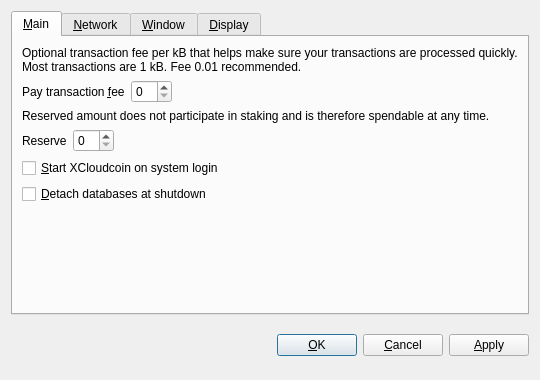
<?xml version="1.0" encoding="UTF-8"?>
<ui version="4.0">
 <class>OptionsDialog</class>
 <widget class="QDialog" name="OptionsDialog">
  <property name="geometry">
   <rect>
    <x>0</x>
    <y>0</y>
    <width>540</width>
    <height>380</height>
   </rect>
  </property>
  <property name="windowTitle">
   <string>Options</string>
  </property>
  <property name="modal">
   <bool>true</bool>
  </property>
  <layout class="QVBoxLayout" name="verticalLayout">
   <item>
    <widget class="QTabWidget" name="tabWidget">
     <property name="tabPosition">
      <enum>QTabWidget::North</enum>
     </property>
     <property name="currentIndex">
      <number>0</number>
     </property>
     <widget class="QWidget" name="tabMain">
      <attribute name="title">
       <string>&amp;Main</string>
      </attribute>
      <layout class="QVBoxLayout" name="verticalLayout_Main">
       <item>
        <widget class="QLabel" name="transactionFeeInfoLabel">
         <property name="text">
          <string>Optional transaction fee per kB that helps make sure your transactions are processed quickly. Most transactions are 1 kB. Fee 0.01 recommended.</string>
         </property>
         <property name="textFormat">
          <enum>Qt::PlainText</enum>
         </property>
         <property name="wordWrap">
          <bool>true</bool>
         </property>
        </widget>
       </item>
       <item>
        <layout class="QHBoxLayout" name="horizontalLayoutFee">
         <item>
          <widget class="QLabel" name="transactionFeeLabel">
           <property name="text">
            <string>Pay transaction &amp;fee</string>
           </property>
           <property name="textFormat">
            <enum>Qt::PlainText</enum>
           </property>
           <property name="buddy">
            <cstring>transactionFee</cstring>
           </property>
          </widget>
         </item>
         <item>
          <widget class="BitcoinAmountField" name="transactionFee"/>
         </item>
         <item>
          <spacer name="horizontalSpacerFee">
           <property name="orientation">
            <enum>Qt::Horizontal</enum>
           </property>
           <property name="sizeHint" stdset="0">
            <size>
             <width>40</width>
             <height>20</height>
            </size>
           </property>
          </spacer>
         </item>
        </layout>
       </item>
       <item>
        <widget class="QLabel" name="reserveBalanceInfoLabel">
         <property name="text">
          <string>Reserved amount does not participate in staking and is therefore spendable at any time.</string>
         </property>
         <property name="textFormat">
          <enum>Qt::PlainText</enum>
         </property>
         <property name="wordWrap">
          <bool>true</bool>
         </property>
        </widget>
       </item>
       <item>
        <layout class="QHBoxLayout" name="horizontalLayoutReserveBalance">
         <item>
          <widget class="QLabel" name="reserveBalanceLabel">
           <property name="text">
            <string>Reserve</string>
           </property>
           <property name="textFormat">
            <enum>Qt::PlainText</enum>
           </property>
           <property name="buddy">
            <cstring>reserveBalance</cstring>
           </property>
          </widget>
         </item>
         <item>
          <widget class="BitcoinAmountField" name="reserveBalance"/>
         </item>
         <item>
          <spacer name="horizontalSpacerReserveBalance">
           <property name="orientation">
            <enum>Qt::Horizontal</enum>
           </property>
           <property name="sizeHint" stdset="0">
            <size>
             <width>40</width>
             <height>20</height>
            </size>
           </property>
          </spacer>
         </item>
        </layout>
       </item>
       <item>
        <widget class="QCheckBox" name="bitcoinAtStartup">
         <property name="toolTip">
          <string>Automatically start XCloudcoin after logging in to the system.</string>
         </property>
         <property name="text">
          <string>&amp;Start XCloudcoin on system login</string>
         </property>
        </widget>
       </item>
       <item>
        <widget class="QCheckBox" name="detachDatabases">
         <property name="toolTip">
          <string>Detach block and address databases at shutdown. This means they can be moved to another data directory, but it slows down shutdown. The wallet is always detached.</string>
         </property>
         <property name="text">
          <string>&amp;Detach databases at shutdown</string>
         </property>
        </widget>
       </item>
       <item>
        <spacer name="verticalSpacer_Main">
         <property name="orientation">
          <enum>Qt::Vertical</enum>
         </property>
         <property name="sizeHint" stdset="0">
          <size>
           <width>20</width>
           <height>40</height>
          </size>
         </property>
        </spacer>
       </item>
      </layout>
     </widget>
     <widget class="QWidget" name="tabNetwork">
      <attribute name="title">
       <string>&amp;Network</string>
      </attribute>
      <layout class="QVBoxLayout" name="verticalLayout_Network">
       <item>
        <widget class="QCheckBox" name="mapPortUpnp">
         <property name="toolTip">
          <string>Automatically open the XCloudcoin client port on the router. This only works when your router supports UPnP and it is enabled.</string>
         </property>
         <property name="text">
          <string>Map port using &amp;UPnP</string>
         </property>
        </widget>
       </item>
       <item>
        <widget class="QCheckBox" name="connectSocks">
         <property name="toolTip">
          <string>Connect to the XCloudcoin network through a SOCKS proxy (e.g. when connecting through Tor).</string>
         </property>
         <property name="text">
          <string>&amp;Connect through SOCKS proxy:</string>
         </property>
        </widget>
       </item>
       <item>
        <layout class="QHBoxLayout" name="horizontalLayout_Network">
         <item>
          <widget class="QLabel" name="proxyIpLabel">
           <property name="text">
            <string>Proxy &amp;IP:</string>
           </property>
           <property name="textFormat">
            <enum>Qt::PlainText</enum>
           </property>
           <property name="buddy">
            <cstring>proxyIp</cstring>
           </property>
          </widget>
         </item>
         <item>
          <widget class="QValidatedLineEdit" name="proxyIp">
           <property name="maximumSize">
            <size>
             <width>140</width>
             <height>16777215</height>
            </size>
           </property>
           <property name="toolTip">
            <string>IP address of the proxy (e.g. 127.0.0.1)</string>
           </property>
          </widget>
         </item>
         <item>
          <widget class="QLabel" name="proxyPortLabel">
           <property name="text">
            <string>&amp;Port:</string>
           </property>
           <property name="textFormat">
            <enum>Qt::PlainText</enum>
           </property>
           <property name="buddy">
            <cstring>proxyPort</cstring>
           </property>
          </widget>
         </item>
         <item>
          <widget class="QLineEdit" name="proxyPort">
           <property name="maximumSize">
            <size>
             <width>55</width>
             <height>16777215</height>
            </size>
           </property>
           <property name="toolTip">
            <string>Port of the proxy (e.g. 9050)</string>
           </property>
          </widget>
         </item>
         <item>
          <widget class="QLabel" name="socksVersionLabel">
           <property name="text">
            <string>SOCKS &amp;Version:</string>
           </property>
           <property name="textFormat">
            <enum>Qt::PlainText</enum>
           </property>
           <property name="buddy">
            <cstring>socksVersion</cstring>
           </property>
          </widget>
         </item>
         <item>
          <widget class="QValueComboBox" name="socksVersion">
           <property name="toolTip">
            <string>SOCKS version of the proxy (e.g. 5)</string>
           </property>
          </widget>
         </item>
         <item>
          <spacer name="horizontalSpacer_Network">
           <property name="orientation">
            <enum>Qt::Horizontal</enum>
           </property>
           <property name="sizeHint" stdset="0">
            <size>
             <width>40</width>
             <height>20</height>
            </size>
           </property>
          </spacer>
         </item>
        </layout>
       </item>
       <item>
        <spacer name="verticalSpacer_Network">
         <property name="orientation">
          <enum>Qt::Vertical</enum>
         </property>
         <property name="sizeHint" stdset="0">
          <size>
           <width>20</width>
           <height>40</height>
          </size>
         </property>
        </spacer>
       </item>
      </layout>
     </widget>
     <widget class="QWidget" name="tabWindow">
      <attribute name="title">
       <string>&amp;Window</string>
      </attribute>
      <layout class="QVBoxLayout" name="verticalLayout_Window">
       <item>
        <widget class="QCheckBox" name="minimizeToTray">
         <property name="toolTip">
          <string>Show only a tray icon after minimizing the window.</string>
         </property>
         <property name="text">
          <string>&amp;Minimize to the tray instead of the taskbar</string>
         </property>
        </widget>
       </item>
       <item>
        <widget class="QCheckBox" name="minimizeOnClose">
         <property name="toolTip">
          <string>Minimize instead of exit the application when the window is closed. When this option is enabled, the application will be closed only after selecting Quit in the menu.</string>
         </property>
         <property name="text">
          <string>M&amp;inimize on close</string>
         </property>
        </widget>
       </item>
       <item>
        <spacer name="verticalSpacer_Window">
         <property name="orientation">
          <enum>Qt::Vertical</enum>
         </property>
         <property name="sizeHint" stdset="0">
          <size>
           <width>20</width>
           <height>40</height>
          </size>
         </property>
        </spacer>
       </item>
      </layout>
     </widget>
     <widget class="QWidget" name="tabDisplay">
      <attribute name="title">
       <string>&amp;Display</string>
      </attribute>
      <layout class="QVBoxLayout" name="verticalLayout_Display">
       <item>
        <layout class="QHBoxLayout" name="horizontalLayout_1_Display">
         <item>
          <widget class="QLabel" name="langLabel">
           <property name="text">
            <string>User Interface &amp;language:</string>
           </property>
           <property name="textFormat">
            <enum>Qt::PlainText</enum>
           </property>
           <property name="buddy">
            <cstring>lang</cstring>
           </property>
          </widget>
         </item>
         <item>
          <widget class="QValueComboBox" name="lang">
           <property name="toolTip">
            <string>The user interface language can be set here. This setting will take effect after restarting XCloudcoin.</string>
           </property>
          </widget>
         </item>
        </layout>
       </item>
       <item>
        <layout class="QHBoxLayout" name="horizontalLayout_2_Display">
         <item>
          <widget class="QLabel" name="unitLabel">
           <property name="text">
            <string>&amp;Unit to show amounts in:</string>
           </property>
           <property name="textFormat">
            <enum>Qt::PlainText</enum>
           </property>
           <property name="buddy">
            <cstring>unit</cstring>
           </property>
          </widget>
         </item>
         <item>
          <widget class="QValueComboBox" name="unit">
           <property name="toolTip">
            <string>Choose the default subdivision unit to show in the interface and when sending coins.</string>
           </property>
          </widget>
         </item>
        </layout>
       </item>
       <item>
        <widget class="QCheckBox" name="displayAddresses">
         <property name="toolTip">
          <string>Whether to show XCloudcoin addresses in the transaction list or not.</string>
         </property>
         <property name="text">
          <string>&amp;Display addresses in transaction list</string>
         </property>
        </widget>
       </item>
       <item>
        <widget class="QCheckBox" name="coinControlFeatures">
         <property name="toolTip">
          <string>Whether to show coin control features or not.</string>
         </property>
         <property name="text">
          <string>Display coin &amp;control features (experts only!)</string>
         </property>
        </widget>
       </item>
       <item>
        <spacer name="verticalSpacer_Display">
         <property name="orientation">
          <enum>Qt::Vertical</enum>
         </property>
         <property name="sizeHint" stdset="0">
          <size>
           <width>20</width>
           <height>40</height>
          </size>
         </property>
        </spacer>
       </item>
      </layout>
     </widget>
    </widget>
   </item>
   <item>
    <layout class="QHBoxLayout" name="horizontalLayout_Buttons">
     <item>
      <spacer name="horizontalSpacer_1">
       <property name="orientation">
        <enum>Qt::Horizontal</enum>
       </property>
       <property name="sizeHint" stdset="0">
        <size>
         <width>40</width>
         <height>48</height>
        </size>
       </property>
      </spacer>
     </item>
     <item>
      <widget class="QLabel" name="statusLabel">
       <property name="font">
        <font>
         <weight>75</weight>
         <bold>true</bold>
        </font>
       </property>
       <property name="text">
        <string/>
       </property>
       <property name="textFormat">
        <enum>Qt::PlainText</enum>
       </property>
       <property name="wordWrap">
        <bool>true</bool>
       </property>
      </widget>
     </item>
     <item>
      <spacer name="horizontalSpacer_2">
       <property name="orientation">
        <enum>Qt::Horizontal</enum>
       </property>
       <property name="sizeHint" stdset="0">
        <size>
         <width>40</width>
         <height>48</height>
        </size>
       </property>
      </spacer>
     </item>
     <item>
      <widget class="QPushButton" name="okButton">
       <property name="text">
        <string>&amp;OK</string>
       </property>
      </widget>
     </item>
     <item>
      <widget class="QPushButton" name="cancelButton">
       <property name="text">
        <string>&amp;Cancel</string>
       </property>
       <property name="autoDefault">
        <bool>false</bool>
       </property>
      </widget>
     </item>
     <item>
      <widget class="QPushButton" name="applyButton">
       <property name="text">
        <string>&amp;Apply</string>
       </property>
       <property name="autoDefault">
        <bool>false</bool>
       </property>
      </widget>
     </item>
    </layout>
   </item>
  </layout>
 </widget>
 <customwidgets>
  <customwidget>
   <class>BitcoinAmountField</class>
   <extends>QSpinBox</extends>
   <header>bitcoinamountfield.h</header>
  </customwidget>
  <customwidget>
   <class>QValueComboBox</class>
   <extends>QComboBox</extends>
   <header>qvaluecombobox.h</header>
  </customwidget>
  <customwidget>
   <class>QValidatedLineEdit</class>
   <extends>QLineEdit</extends>
   <header>qvalidatedlineedit.h</header>
  </customwidget>
 </customwidgets>
 <resources/>
 <connections/>
</ui>
